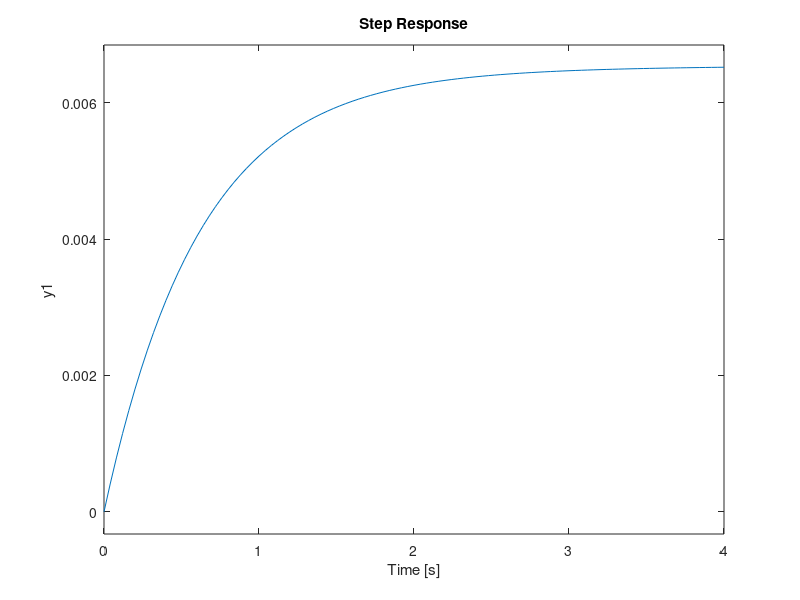

This figure's MATLAB source: (Note: this script raises an error after producing the figure.)
format long;
%Value for resistors and capacitors
Cs=82.11;
Cb=88372.83;
Re=0.00375;
Rs=0.00375;
Rt=0.002745;

a=1/(Cb*(Re+Rs));
b=1/(Cs*(Re+Rs));
d=(Re*Rs)/(Re+Rs);

%State variable matrices
A=[-a a 0 ; b -b 0 ; (-a+b) 0 (a-b)]
B=[a*Re; b*Re; a*(0.5*Rs-Rt-d)+ b*(0.5*Re+Rt+d)]
C=[0 0 1 ]
D=[0]

%Transfer function
figure(1); %Figure 1
[num, den]= ss2tf(A,B,C,D,1)
G=tf(num,den)
step(G),grid;

% For Kalman filter:
% Identity matrix + diagonal element
A=[1-a a 0 ; b 1-b 0 ; (-a+b) 0 1+(a-b)]
B=[a*Re; b*Re; a* (0.5*Rs-Rt-d)+ b*(0.5*Re+Rt+d)]
C=[0 0 1 ]

Tc=1;
A=A*Tc;
B=B*Tc;
C=C;

% Sample time=-1 for discrete model
Plant = ss(A,[B B],C,0,-1,'inputname',{'u' 'w'},'outputname','y');
Q=1; 
R=1;
[kalmf,L,P,M] = kalman(Plant,Q,R);
kalmf = kalmf(1,:);
kalmf
a = A;
b = [B B 0*B];
c = [C;C];
d = [0 0 0;0 0 1];
P = ss(a,b,c,d,-1,'inputname',{'u' 'w' 'v'},'outputname',{'y' 'yv'});

% Parallel connection of outputs ye and y
sys = parallel(P,kalmf,1,1,[],[])

% Close loop around input #4 and output #2
SimModel = feedback(sys,1,4,2,1)

% Delete yv from I/O list
SimModel = SimModel([1 3],[1 2 3])
SimModel.inputname

t =[0:100]';
u= t/1.53;  % Current for discharge

n = length(t)
randn('seed',0);
w = sqrt(Q)*randn(n,1);
v = sqrt(R)*randn(n,1);
[out,x]= lsim(SimModel,[w,v,u]);

y0= 2.2 %This is initial terminal voltage
y = out(:,1)+y0; % true response,
ye = out(:,2)+ y0; % filtered response
yv = y + v; % measured response

figure(2); %Figure 2
subplot(211), plot(t,y,'b-', t,ye,'r--'), grid on;
xlabel('time (s)'),
ylabel('Cell terminal Votage (V_o)')

%Kalman filter response
figure(3); %Figure 3
plot(t,y-yv,'b-', t,y-ye, 'r--'), grid on;
xlabel('time (s)'), ylabel('Error')

%Calculate Errors
MeasErr = y-yv; %Measurement error
MeasErrCov= sum(MeasErr.*MeasErr)/length(MeasErr);
EstErr = y-ye; %Estimated error
EstErrCov = sum(EstErr.*EstErr)/length(EstErr);
%Display onto screen
MeasErrCov %Measurement error
EstErrCov %Estimated error


